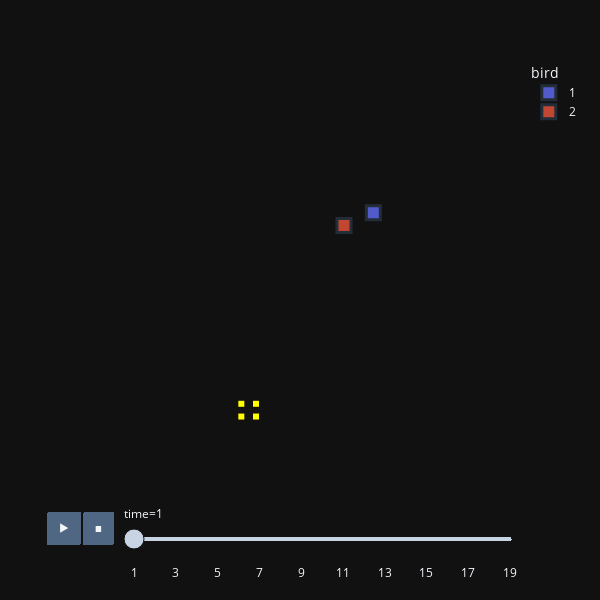

Write notebook code for a chart like this one.
### Markdown cell above
Use the dataframes to generate animations

### Code cell
communicators = ft.object_from_data(sim.all_birdsDF, sim.all_rewardsDF)
ft.animate_birds(communicators, plot_rewards=True,
                  width = 600, height = 600, point_size = 10)

### Figure 1 — Plotly figure (JSON) as saved in the notebook; plotly's stock layout.template omitted (floating-point values rounded to 4 significant figures)
{"data": [{"hovertemplate": "bird=1<br>time=1<br>x=%{x}<br>y=%{y}<extra></extra>", "legendgroup": "1", "marker": {"color": "#636efa", "line": {"width": 3}, "opacity": 0.8, "size": 14, "symbol": "square"}, "mode": "markers", "name": "1", "orientation": "v", "showlegend": true, "type": "scatter", "x": [19], "xaxis": "x", "y": [17], "yaxis": "y"}, {"hovertemplate": "bird=2<br>time=1<br>x=%{x}<br>y=%{y}<extra></extra>", "legendgroup": "2", "marker": {"color": "#EF553B", "line": {"width": 3}, "opacity": 0.8, "size": 14, "symbol": "square"}, "mode": "markers", "name": "2", "orientation": "v", "showlegend": true, "type": "scatter", "x": [17], "xaxis": "x", "y": [16], "yaxis": "y"}, {"hovertemplate": "bird=reward<br>time=1<br>x=%{x}<br>y=%{y}<extra></extra>", "legendgroup": "reward", "marker": {"color": "yellow", "symbol": "square"}, "mode": "markers", "name": "reward", "orientation": "v", "showlegend": false, "type": "scatter", "x": [10, 11, 10, 11], "xaxis": "x", "y": [1, 1, 2, 2], "yaxis": "y"}], "layout": {"autosize": false, "height": 600, "legend": {"title": {"text": "bird"}, "tracegroupgap": 0}, "margin": {"t": 60}, "sliders": [{"active": 0, "currentvalue": {"prefix": "time="}, "len": 0.9, "pad": {"b": 10, "t": 60}, "steps": [{"args": [["1"], {"frame": {"duration": 0, "redraw": false}, "fromcurrent": true, "mode": "immediate", "transition": {"duration": 0, "easing": "linear"}}], "label": "1", "method": "animate"}, {"args": [["2"], {"frame": {"duration": 0, "redraw": false}, "fromcurrent": true, "mode": "immediate", "transition": {"duration": 0, "easing": "linear"}}], "label": "2", "method": "animate"}, {"args": [["3"], {"frame": {"duration": 0, "redraw": false}, "fromcurrent": true, "mode": "immediate", "transition": {"duration": 0, "easing": "linear"}}], "label": "3", "method": "animate"}, {"args": [["4"], {"frame": {"duration": 0, "redraw": false}, "fromcurrent": true, "mode": "immediate", "transition": {"duration": 0, "easing": "linear"}}], "label": "4", "method": "animate"}, {"args": [["5"], {"frame": {"duration": 0, "redraw": false}, "fromcurrent": true, "mode": "immediate", "transition": {"duration": 0, "easing": "linear"}}], "label": "5", "method": "animate"}, {"args": [["6"], {"frame": {"duration": 0, "redraw": false}, "fromcurrent": true, "mode": "immediate", "transition": {"duration": 0, "easing": "linear"}}], "label": "6", "method": "animate"}, {"args": [["7"], {"frame": {"duration": 0, "redraw": false}, "fromcurrent": true, "mode": "immediate", "transition": {"duration": 0, "easing": "linear"}}], "label": "7", "method": "animate"}, {"args": [["8"], {"frame": {"duration": 0, "redraw": false}, "fromcurrent": true, "mode": "immediate", "transition": {"duration": 0, "easing": "linear"}}], "label": "8", "method": "animate"}, {"args": [["9"], {"frame": {"duration": 0, "redraw": false}, "fromcurrent": true, "mode": "immediate", "transition": {"duration": 0, "easing": "linear"}}], "label": "9", "method": "animate"}, {"args": [["10"], {"frame": {"duration": 0, "redraw": false}, "fromcurrent": true, "mode": "immediate", "transition": {"duration": 0, "easing": "linear"}}], "label": "10", "method": "animate"}, {"args": [["11"], {"frame": {"duration": 0, "redraw": false}, "fromcurrent": true, "mode": "immediate", "transition": {"duration": 0, "easing": "linear"}}], "label": "11", "method": "animate"}, {"args": [["12"], {"frame": {"duration": 0, "redraw": false}, "fromcurrent": true, "mode": "immediate", "transition": {"duration": 0, "easing": "linear"}}], "label": "12", "method": "animate"}, {"args": [["13"], {"frame": {"duration": 0, "redraw": false}, "fromcurrent": true, "mode": "immediate", "transition": {"duration": 0, "easing": "linear"}}], "label": "13", "method": "animate"}, {"args": [["14"], {"frame": {"duration": 0, "redraw": false}, "fromcurrent": true, "mode": "immediate", "transition": {"duration": 0, "easing": "linear"}}], "label": "14", "method": "animate"}, {"args": [["15"], {"frame": {"duration": 0, "redraw": false}, "fromcurrent": true, "mode": "immediate", "transition": {"duration": 0, "easing": "linear"}}], "label": "15", "method": "animate"}, {"args": [["16"], {"frame": {"duration": 0, "redraw": false}, "fromcurrent": true, "mode": "immediate", "transition": {"duration": 0, "easing": "linear"}}], "label": "16", "method": "animate"}, {"args": [["17"], {"frame": {"duration": 0, "redraw": false}, "fromcurrent": true, "mode": "immediate", "transition": {"duration": 0, "easing": "linear"}}], "label": "17", "method": "animate"}, {"args": [["18"], {"frame": {"duration": 0, "redraw": false}, "fromcurrent": true, "mode": "immediate", "transition": {"duration": 0, "easing": "linear"}}], "label": "18", "method": "animate"}, {"args": [["19"], {"frame": {"duration": 0, "redraw": false}, "fromcurrent": true, "mode": "immediate", "transition": {"duration": 0, "easing": "linear"}}], "label": "19", "method": "animate"}], "x": 0.1, "xanchor": "left", "y": 0, "yanchor": "top"}], "updatemenus": [{"buttons": [{"args": [null, {"frame": {"duration": 500, "redraw": false}, "fromcurrent": true, "mode": "immediate", "transition": {"duration": 0, "easing": "linear"}}], "label": "&#9654;", "method": "animate"}, {"args": [[null], {"frame": {"duration": 0, "redraw": false}, "fromcurrent": true, "mode": "immediate", "transition": {"duration": 0, "easing": "linear"}}], "label": "&#9724;", "method": "animate"}], "direction": "left", "pad": {"r": 10, "t": 70}, "showactive": false, "type": "buttons", "x": 0.1, "xanchor": "right", "y": 0, "yanchor": "top"}], "width": 600, "xaxis": {"anchor": "y", "domain": [0, 1], "range": [-1, 29], "showgrid": false, "showticklabels": false, "ticks": "", "title": {"text": ""}, "zeroline": false}, "yaxis": {"anchor": "x", "domain": [0, 1], "range": [-1, 29], "showgrid": false, "showticklabels": false, "ticks": "", "title": {"text": ""}, "zeroline": false}}}
